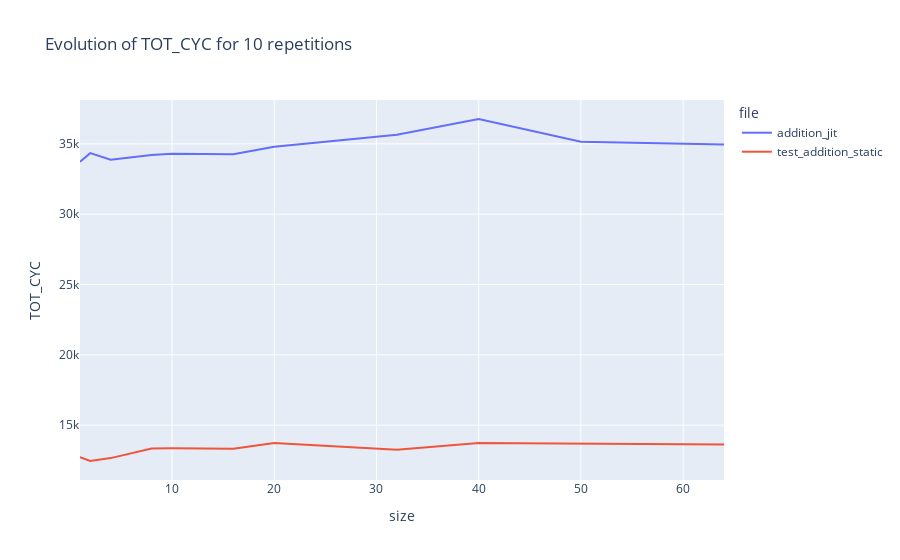
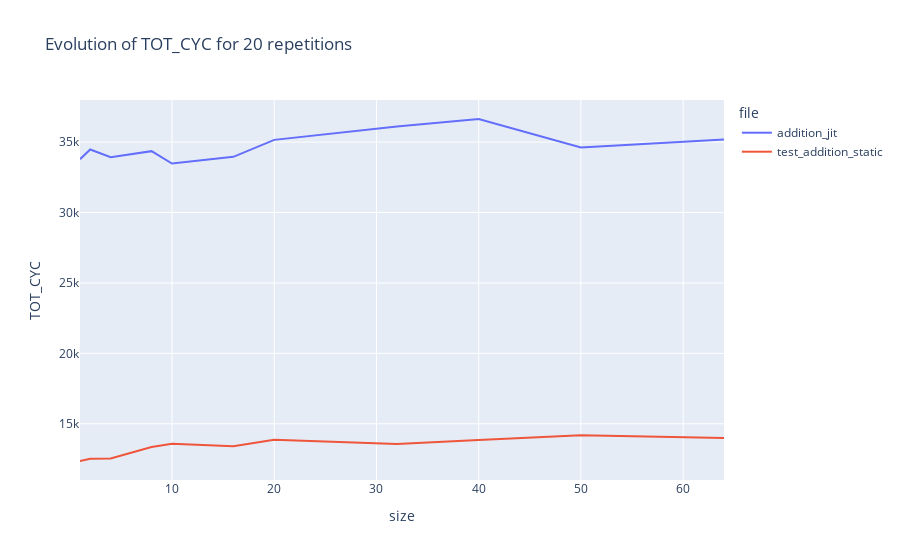
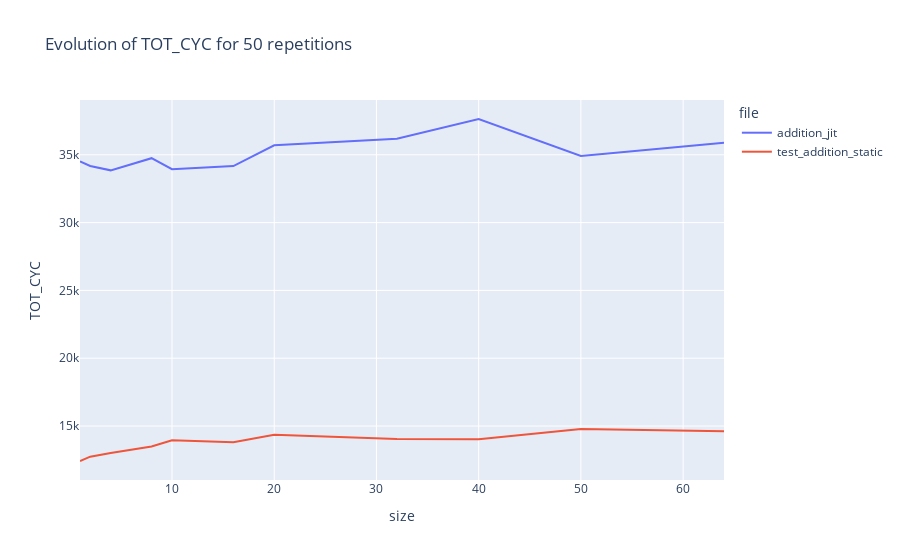
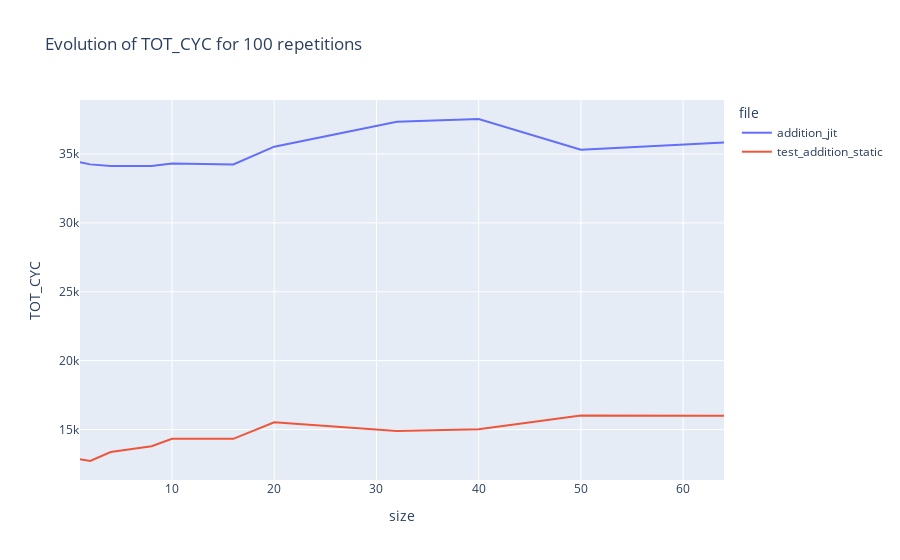

Write notebook code for charts like these, in order.
### Code cell
for repeat in df['repeat'].unique():

    fig_rep_fix = px.line(df[df['repeat'] == repeat], x='size', y='TOT_CYC', color='file',title = "Evolution of TOT_CYC for " + str(repeat) + " repetitions")
    fig_rep_fix.show()
for size in df['size'].unique():
    fig_size_fix = px.line(df[df['size'] == size], x='repeat', y='TOT_CYC', color='file',title = "Evolution of TOT_CYC for " + str(size) + " size")
    fig_size_fix.show()

### Figure 1 — Plotly figure (JSON) as saved in the notebook; plotly's stock layout.template omitted (floating-point values rounded to 4 significant figures)
{"data": [{"hovertemplate": "file=addition_jit<br>size=%{x}<br>TOT_CYC=%{y}<extra></extra>", "legendgroup": "addition_jit", "line": {"color": "#636efa", "dash": "solid"}, "marker": {"symbol": "circle"}, "mode": "lines", "name": "addition_jit", "orientation": "v", "showlegend": true, "type": "scatter", "x": [1, 2, 4, 8, 10, 16, 20, 32, 40, 50, 64], "xaxis": "x", "y": [33720.0, 34340.0, 33870.0, 34200.0, 34300.0, 34260.0, 34790.0, 35640.0, 36770.0, 35150.0, 34950.0], "yaxis": "y"}, {"hovertemplate": "file=test_addition_static<br>size=%{x}<br>TOT_CYC=%{y}<extra></extra>", "legendgroup": "test_addition_static", "line": {"color": "#EF553B", "dash": "solid"}, "marker": {"symbol": "circle"}, "mode": "lines", "name": "test_addition_static", "orientation": "v", "showlegend": true, "type": "scatter", "x": [1, 2, 4, 8, 10, 16, 20, 32, 40, 50, 64], "xaxis": "x", "y": [12730.0, 12450.0, 12660.0, 13340.0, 13350.0, 13320.0, 13740.0, 13250.0, 13730.0, 13660.0, 13620.0], "yaxis": "y"}], "layout": {"legend": {"title": {"text": "file"}, "tracegroupgap": 0}, "title": {"text": "Evolution of TOT_CYC for 10 repetitions"}, "xaxis": {"anchor": "y", "domain": [0, 1], "title": {"text": "size"}}, "yaxis": {"anchor": "x", "domain": [0, 1], "title": {"text": "TOT_CYC"}}}}

### Figure 2 — Plotly figure (JSON) as saved in the notebook; plotly's stock layout.template omitted (floating-point values rounded to 4 significant figures)
{"data": [{"hovertemplate": "file=addition_jit<br>size=%{x}<br>TOT_CYC=%{y}<extra></extra>", "legendgroup": "addition_jit", "line": {"color": "#636efa", "dash": "solid"}, "marker": {"symbol": "circle"}, "mode": "lines", "name": "addition_jit", "orientation": "v", "showlegend": true, "type": "scatter", "x": [1, 2, 4, 8, 10, 16, 20, 32, 40, 50, 64], "xaxis": "x", "y": [33790.0, 34480.0, 33930.0, 34360.0, 33480.0, 33950.0, 35160.0, 36110.0, 36640.0, 34620.0, 35190.0], "yaxis": "y"}, {"hovertemplate": "file=test_addition_static<br>size=%{x}<br>TOT_CYC=%{y}<extra></extra>", "legendgroup": "test_addition_static", "line": {"color": "#EF553B", "dash": "solid"}, "marker": {"symbol": "circle"}, "mode": "lines", "name": "test_addition_static", "orientation": "v", "showlegend": true, "type": "scatter", "x": [1, 2, 4, 8, 10, 16, 20, 32, 40, 50, 64], "xaxis": "x", "y": [12360.0, 12530.0, 12540.0, 13360.0, 13583, 13410.0, 13870.0, 13575, 13840.0, 14191, 13990.0], "yaxis": "y"}], "layout": {"legend": {"title": {"text": "file"}, "tracegroupgap": 0}, "title": {"text": "Evolution of TOT_CYC for 20 repetitions"}, "xaxis": {"anchor": "y", "domain": [0, 1], "title": {"text": "size"}}, "yaxis": {"anchor": "x", "domain": [0, 1], "title": {"text": "TOT_CYC"}}}}

### Figure 3 — Plotly figure (JSON) as saved in the notebook; plotly's stock layout.template omitted (floating-point values rounded to 4 significant figures)
{"data": [{"hovertemplate": "file=addition_jit<br>size=%{x}<br>TOT_CYC=%{y}<extra></extra>", "legendgroup": "addition_jit", "line": {"color": "#636efa", "dash": "solid"}, "marker": {"symbol": "circle"}, "mode": "lines", "name": "addition_jit", "orientation": "v", "showlegend": true, "type": "scatter", "x": [1, 2, 4, 8, 10, 16, 20, 32, 40, 50, 64], "xaxis": "x", "y": [34520.0, 34180.0, 33850.0, 34750.0, 33940.0, 34170.0, 35700.0, 36180.0, 37640.0, 34920.0, 35890.0], "yaxis": "y"}, {"hovertemplate": "file=test_addition_static<br>size=%{x}<br>TOT_CYC=%{y}<extra></extra>", "legendgroup": "test_addition_static", "line": {"color": "#EF553B", "dash": "solid"}, "marker": {"symbol": "circle"}, "mode": "lines", "name": "test_addition_static", "orientation": "v", "showlegend": true, "type": "scatter", "x": [1, 2, 4, 8, 10, 16, 20, 32, 40, 50, 64], "xaxis": "x", "y": [12420.0, 12740.0, 13010.0, 13490.0, 13950.0, 13803, 14360.0, 14050.0, 14030.0, 14770.0, 14620.0], "yaxis": "y"}], "layout": {"legend": {"title": {"text": "file"}, "tracegroupgap": 0}, "title": {"text": "Evolution of TOT_CYC for 50 repetitions"}, "xaxis": {"anchor": "y", "domain": [0, 1], "title": {"text": "size"}}, "yaxis": {"anchor": "x", "domain": [0, 1], "title": {"text": "TOT_CYC"}}}}

### Figure 4 — Plotly figure (JSON) as saved in the notebook; plotly's stock layout.template omitted (floating-point values rounded to 4 significant figures)
{"data": [{"hovertemplate": "file=addition_jit<br>size=%{x}<br>TOT_CYC=%{y}<extra></extra>", "legendgroup": "addition_jit", "line": {"color": "#636efa", "dash": "solid"}, "marker": {"symbol": "circle"}, "mode": "lines", "name": "addition_jit", "orientation": "v", "showlegend": true, "type": "scatter", "x": [1, 2, 4, 8, 10, 16, 20, 32, 40, 50, 64], "xaxis": "x", "y": [34400.0, 34250.0, 34130.0, 34140.0, 34320.0, 34250.0, 35540.0, 37340.0, 37540.0, 35320.0, 35840.0], "yaxis": "y"}, {"hovertemplate": "file=test_addition_static<br>size=%{x}<br>TOT_CYC=%{y}<extra></extra>", "legendgroup": "test_addition_static", "line": {"color": "#EF553B", "dash": "solid"}, "marker": {"symbol": "circle"}, "mode": "lines", "name": "test_addition_static", "orientation": "v", "showlegend": true, "type": "scatter", "x": [1, 2, 4, 8, 10, 16, 20, 32, 40, 50, 64], "xaxis": "x", "y": [12840.0, 12710.0, 13360.0, 13787, 14330.0, 14320.0, 15530.0, 14880.0, 15020.0, 16020.0, 16010.0], "yaxis": "y"}], "layout": {"legend": {"title": {"text": "file"}, "tracegroupgap": 0}, "title": {"text": "Evolution of TOT_CYC for 100 repetitions"}, "xaxis": {"anchor": "y", "domain": [0, 1], "title": {"text": "size"}}, "yaxis": {"anchor": "x", "domain": [0, 1], "title": {"text": "TOT_CYC"}}}}
